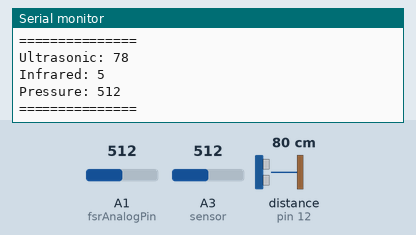
This sketch was run on a simulated Arduino Uno, built with avr-gcc and run on an emulated ATmega328P. Parts: the last lines printed to the serial monitor. Wiring (inferred from the names in the program): ultrasonic range finder: trigger pin 13; echo pin 12. Inputs (shaded band) come from the test bench; at power-on: distance to the obstacle (sensor on pin 12) 80 cm, A1 (fsrAnalogPin) = 512, A3 (sensor) = 512. The echo pulse lasts 58.3 µs per cm.

Above: at 1.8 s.
1.9 s: distance to the obstacle (sensor on pin 12) set to 2 cm
3.4 s: A1 (fsrAnalogPin) set to 716
At 3.85 s:
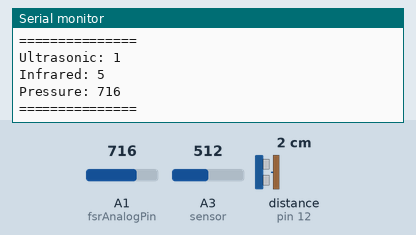
4.9 s: A3 (sensor) set to 716
At 5.36 s:
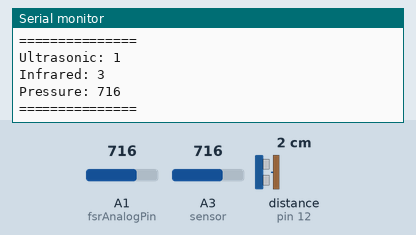
6.4 s: distance to the obstacle (sensor on pin 12) set to 4 cm
7.9 s: A1 (fsrAnalogPin) set to 900
At 8.37 s:
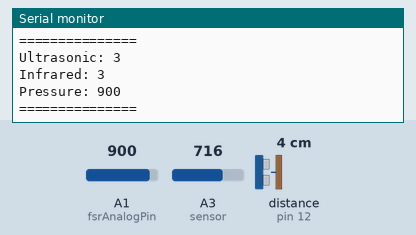
9.4 s: A3 (sensor) set to 900
At 9.87 s:
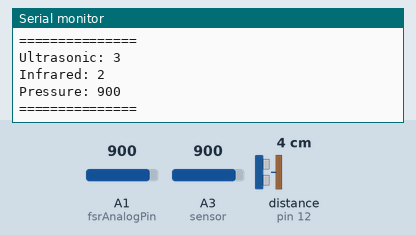
Timing chart, 0 to 11.9 s (numbered marks = the images above; inputs shaded):
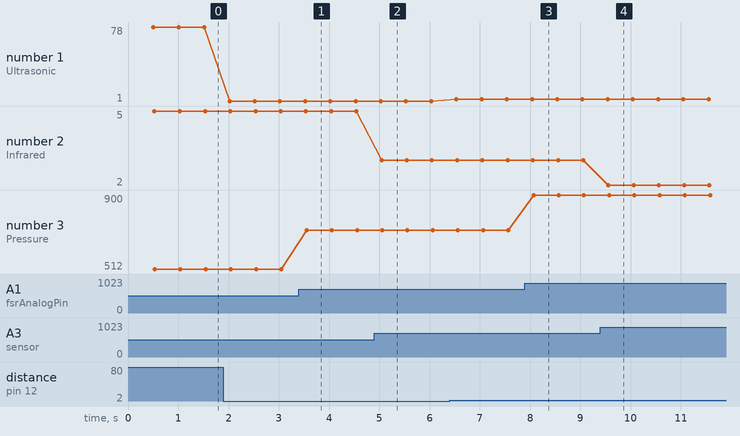

Measured:
- after the input at 3.4 s, the serial monitor: prints a new line after 0.15 s (image 1)
- after the input at 4.9 s, the serial monitor: prints a new line after 0.15 s (image 2)
- after the input at 7.9 s, the serial monitor: prints a new line after 0.17 s (image 3)
- after the input at 9.4 s, the serial monitor: prints a new line after 0.16 s (image 4)
- plotted number 1: 78 → 1 after the input at 1.9 s
- plotted number 2: 5 → 3 after the input at 4.9 s, 3 → 2 after the input at 9.4 s
- plotted number 3: 512 → 716 after the input at 3.4 s, 716 → 900 after the input at 7.9 s

The sketch:

Walker.ino
```cpp
// ======= DEFINITIONS =======

// Ultrasonic definitions
#define echoPin 12 // attach pin D12 Arduino to pin Echo of HC-SR04
#define trigPin 13 //attach pin D13 Arduino to pin Trig of HC-SR04

// Infrared definitions
#define sensor A3 // Sharp IR GP2Y0A41SK0F (4-30cm, analog)

// ======= VARIABLES =======

// Ultrasonic variables
long duration; // variable for the duration of sound wave travel
int distanceUltrasonic; // variable for the distance measurement

// Infrared variables
int distanceIR;

// Pressure variables
int fsrAnalogPin = 1; // FSR is connected to analog 1
int pressureReading;      // the analog reading from the FSR resistor divider

void setupUltrasonic() {
  pinMode(trigPin, OUTPUT); // Sets the trigPin as an OUTPUT
  pinMode(echoPin, INPUT); // Sets the echoPin as an INPUT
}

void loopUltrasonic() {
  // delay(1000);
  // Clears the trigPin condition
  digitalWrite(trigPin, LOW);
  delayMicroseconds(2);
  // Sets the trigPin HIGH (ACTIVE) for 10 microseconds
  digitalWrite(trigPin, HIGH);
  delayMicroseconds(10);
  digitalWrite(trigPin, LOW);
  // Reads the echoPin, returns the sound wave travel time in microseconds
  duration = pulseIn(echoPin, HIGH);
  // Calculating the distance
  distanceUltrasonic = duration * 0.034 / 2; // Speed of sound wave divided by 2 (go and back)
  // Displays the distance on the Serial Monitor
  // Serial.print("Distance: ");
  // Serial.print(distanceUltrasonic);
  // Serial.println(" cm");
}

void loopInfrared() {
  float volts = analogRead(sensor)*0.0048828125;  // value from sensor * (5/1024)
  distanceIR = 13*pow(volts, -1); // worked out from datasheet graph

  // Serial.println(distanceIR);   // print the distance
}

void loopPressure() {
  pressureReading = analogRead(fsrAnalogPin);
  // Serial.print("Analog reading = ");
  // Serial.println(pressureReading);
}

void setup() {
  Serial.begin(9600);
  Serial.println("Initializing");

  setupUltrasonic();
}

void loop() {
  delay(500);
  loopUltrasonic();
  loopInfrared();
  loopPressure();

  Serial.print("Ultrasonic: ");
  Serial.println(distanceUltrasonic);

  Serial.print("Infrared: ");
  Serial.println(distanceIR);

  Serial.print("Pressure: ");
  Serial.println(pressureReading);

  Serial.println("\n===============\n");
}
```
